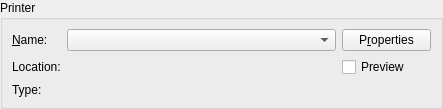
<?xml version="1.0" encoding="UTF-8"?>
<ui version="4.0">
 <class>QPrintWidget</class>
 <widget class="QWidget" name="QPrintWidget">
  <property name="geometry">
   <rect>
    <x>0</x>
    <y>0</y>
    <width>443</width>
    <height>105</height>
   </rect>
  </property>
  <property name="windowTitle">
   <string>Form</string>
  </property>
  <layout class="QHBoxLayout" name="horizontalLayout_2">
   <property name="margin">
    <number>0</number>
   </property>
   <item>
    <widget class="QGroupBox" name="printerGroup">
     <property name="title">
      <string>Printer</string>
     </property>
     <layout class="QGridLayout" name="gridLayout">
      <item row="0" column="1">
       <widget class="QComboBox" name="printers">
        <property name="sizePolicy">
         <sizepolicy hsizetype="Preferred" vsizetype="Fixed">
          <horstretch>3</horstretch>
          <verstretch>0</verstretch>
         </sizepolicy>
        </property>
       </widget>
      </item>
      <item row="0" column="0">
       <widget class="QLabel" name="label">
        <property name="text">
         <string>&amp;Name:</string>
        </property>
        <property name="buddy">
         <cstring>printers</cstring>
        </property>
       </widget>
      </item>
      <item row="1" column="0">
       <widget class="QLabel" name="label_2">
        <property name="text">
         <string>Location:</string>
        </property>
       </widget>
      </item>
      <item row="0" column="2">
       <widget class="QPushButton" name="properties">
        <property name="sizePolicy">
         <sizepolicy hsizetype="Minimum" vsizetype="Fixed">
          <horstretch>1</horstretch>
          <verstretch>0</verstretch>
         </sizepolicy>
        </property>
        <property name="text">
         <string>P&amp;roperties</string>
        </property>
       </widget>
      </item>
      <item row="1" column="2">
       <widget class="QCheckBox" name="preview">
        <property name="text">
         <string>Preview</string>
        </property>
       </widget>
      </item>
      <item row="1" column="1">
       <widget class="QLabel" name="location"/>
      </item>
      <item row="2" column="1">
       <widget class="QLabel" name="type"/>
      </item>
      <item row="2" column="0">
       <widget class="QLabel" name="label_3">
        <property name="text">
         <string>Type:</string>
        </property>
       </widget>
      </item>
     </layout>
    </widget>
   </item>
  </layout>
 </widget>
 <resources/>
 <connections/>
</ui>
